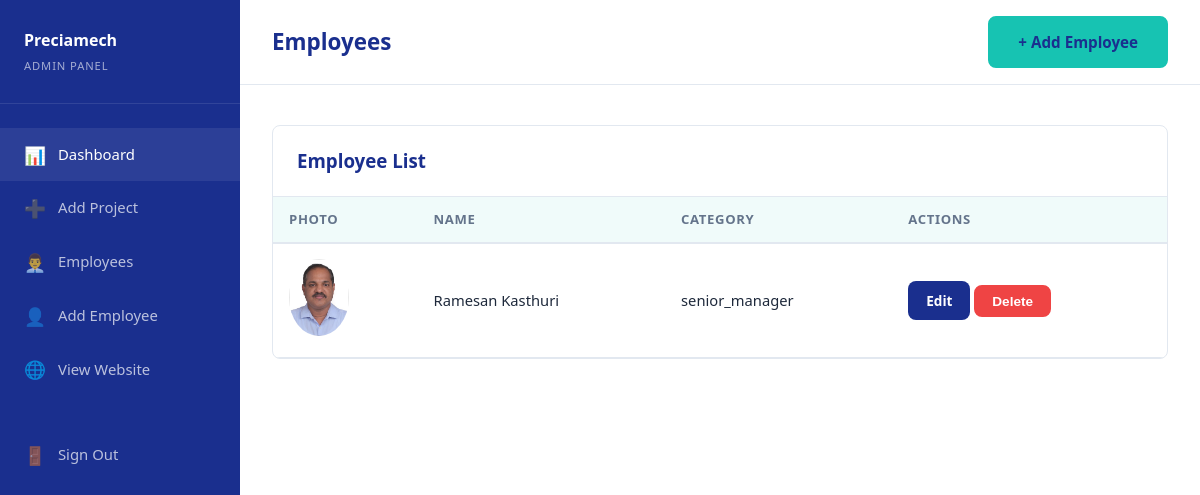
Screenshot of /admin/employees (signed in) with the database file from the repository.
### app.py (models this page shows)
class Employee(db.Model):
    id = db.Column(db.Integer, primary_key=True)
    name = db.Column(db.String(150), nullable=False)
    category = db.Column(db.String(20), nullable=False)
    qualification = db.Column(db.String(200))
    experience = db.Column(db.String(100))
    description = db.Column(db.Text)
    image_filename = db.Column(db.String(250))
    phone = db.Column(db.String(30))
    email = db.Column(db.String(150))
    created_at = db.Column(db.DateTime, default=datetime.utcnow)

### app.py (the view)
@app.route('/admin/employees')
@login_required
def admin_employees():
    employees = Employee.query.order_by(Employee.created_at.desc()).all()
    return render_template(
        'admin/employee_dashboard.html',
        employees=employees
    )

### app.py (called while the page is built)
@login_manager.user_loader
def load_user(user_id):
    return db.session.get(Admin, int(user_id))

### templates/admin/employee_dashboard.html (shortened to what this page needs)
<!DOCTYPE html>
<html lang="en">
<head>
    <link rel="stylesheet"
          href="{{ url_for('static', filename='css/style.css') }}">
</head>
<body>
<div class="admin-layout">
    <aside class="admin-sidebar">
        <div class="sidebar-brand">
            <div>Preciamech</div>
            <small>Admin Panel</small>
        </div>
        <nav class="sidebar-nav">
    <a href="{{ url_for('admin_dashboard') }}" class="active">
        <span>📊</span> Dashboard
    </a>
    <a href="{{ url_for('admin_project_new') }}">
        <span>➕</span> Add Project
    </a>
    <a href="{{ url_for('admin_employees') }}">
        <span>👨‍💼</span> Employees
    </a>
    <a href="{{ url_for('admin_employee_new') }}">
        <span>👤</span> Add Employee
    </a>
    <a href="{{ url_for('index') }}" target="_blank">
        <span>🌐</span> View Website
    </a>
    <a href="{{ url_for('admin_logout') }}" style="margin-top:2rem;">
        <span>🚪</span> Sign Out
    </a>
</nav>
    </aside>
    <div class="admin-main">
        <div class="admin-topbar">
            <h1>Employees</h1>
            <a href="{{ url_for('admin_employee_new') }}"
               class="btn btn-primary">
                + Add Employee
            </a>
        </div>
        <div class="admin-content">
            <div class="table-card">
                <div class="table-header">
                    <h3>Employee List</h3>
                </div>
                <table class="data-table">
                    <thead>
                    <tr>
                        <th>Photo</th>
                        <th>Name</th>
                        <th>Category</th>
                        <th>Actions</th>
                    </tr>
                    </thead>
                    <tbody>
                    {% for employee in employees %}
                    <tr>
                        <td>
                            {% if employee.image_filename %}
                            <img src="{{ url_for('static', filename='uploads/' + employee.image_filename) }}"
                                 width="60"
                                 style="border-radius:50%;">
                            {% endif %}
                        </td>
                        <td>{{ employee.name }}</td>
                        <td>{{ employee.category }}</td>
                        <td>
                            <a href="{{ url_for('admin_employee_edit',
                            employee_id=employee.id) }}"
                               class="btn btn-dark btn-sm">
                                Edit
                            </a>
                            <form method="POST"
                                  action="{{ url_for('admin_employee_delete',
                                  employee_id=employee.id) }}"
                                  style="display:inline;">
                                <button class="btn btn-danger btn-sm">
                                    Delete
                                </button>
                            </form>
                        </td>
                    </tr>
                    {% endfor %}
                    </tbody>
                </table>
            </div>
        </div>
    </div>
</div>
</body>
</html>

### static/css/style.css (style rules this page uses)
*,*::before,*::after { box-sizing:border-box;margin:0;padding:0 }
:root { --navy:#1a2f8e;--navy-light:#243db0;--teal:#17c3b2;--teal-dark:#12a898; --gold:#17c3b2;--gold-dark:#12a898; --text:#1e293b;--muted:#64748b;--border:#e2e8f0;--bg:#f0fbfa;--white:#ffffff; --radius:8px;--shadow:0 4px 20px rgba(0,0,0,.08) }
html { scroll-behavior:smooth }
body { font-family:'Segoe UI',system-ui,sans-serif;color:var(--text);background-color:#ffffff;line-height:1.6 }
a { color:inherit;text-decoration:none }
img { max-width:200%;height: auto }
.btn { display:inline-flex;align-items:center;gap:.5rem;padding:.75rem 1.75rem;border-radius:var(--radius);font-weight:600;font-size:.95rem;cursor:pointer;transition:all .2s;border:2px solid transparent }
.btn-primary { background:var(--gold);color:var(--navy);border-color:var(--gold) }
.btn-dark { background:var(--navy);color:var(--white) }
.btn-sm { padding:.4rem 1rem;font-size:.85rem }
.btn-danger { background:#ef4444;color:white;border-color:#ef4444 }
.admin-layout { display:flex;min-height:100vh }
.admin-sidebar { width:240px;background:var(--navy);color:var(--white);flex-shrink:0;position:sticky;top:0;height:100vh;overflow-y:auto }
.sidebar-brand { padding:1.75rem 1.5rem;border-bottom:1px solid rgba(255,255,255,.1);font-weight:800;font-size:1rem }
.sidebar-brand small { display:block;font-size:.7rem;opacity:.6;font-weight:400;letter-spacing:.08em;text-transform:uppercase;margin-top:.2rem }
.sidebar-nav { padding:1.5rem 0 }
.sidebar-nav a { display:flex;align-items:center;gap:.75rem;padding:.8rem 1.5rem;color:rgba(255,255,255,.7);font-size:.93rem;transition:all .2s }
.sidebar-nav a:hover,.sidebar-nav a.active { background:rgba(255,255,255,.08);color:var(--white) }
.sidebar-nav a span { font-size:1.1rem }
.admin-main { flex:1;overflow-x:hidden }
.admin-topbar { background:var(--white);border-bottom:1px solid var(--border);padding:1rem 2rem;display:flex;align-items:center;justify-content:space-between }
.admin-topbar h1 { font-size:1.4rem;font-weight:700;color:var(--navy) }
.admin-content { padding:2.5rem 2rem }
.data-table { width:100%;border-collapse:collapse;font-size:.92rem }
.data-table th { background:var(--bg);padding:.75rem 1rem;text-align:left;font-weight:600;color:var(--muted);font-size:.82rem;text-transform:uppercase;letter-spacing:.05em;border-bottom:2px solid var(--border) }
.data-table td { padding:.9rem 1rem;border-bottom:1px solid var(--border);vertical-align:middle }
.table-card { background:var(--white);border:1px solid var(--border);border-radius:var(--radius);overflow:hidden }
.table-header { padding:1.25rem 1.5rem;border-bottom:1px solid var(--border);display:flex;justify-content:space-between;align-items:center }
.table-header h3 { font-weight:700;color:var(--navy) }

### rows the page displays
Employee: image_filename (picture), name "Ramesan Kasthuri", category "senior_manager"
